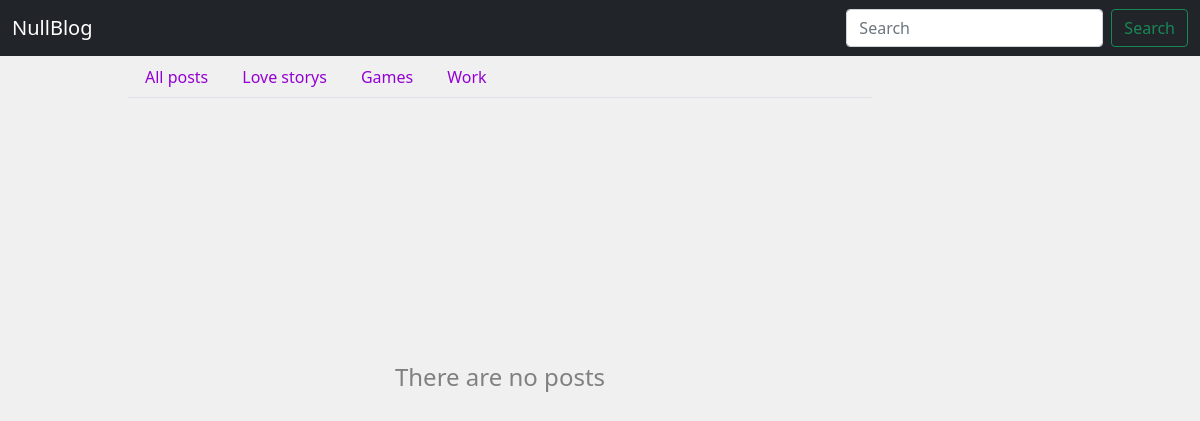
/tag/python/, run on an earlier commit of the app's database.
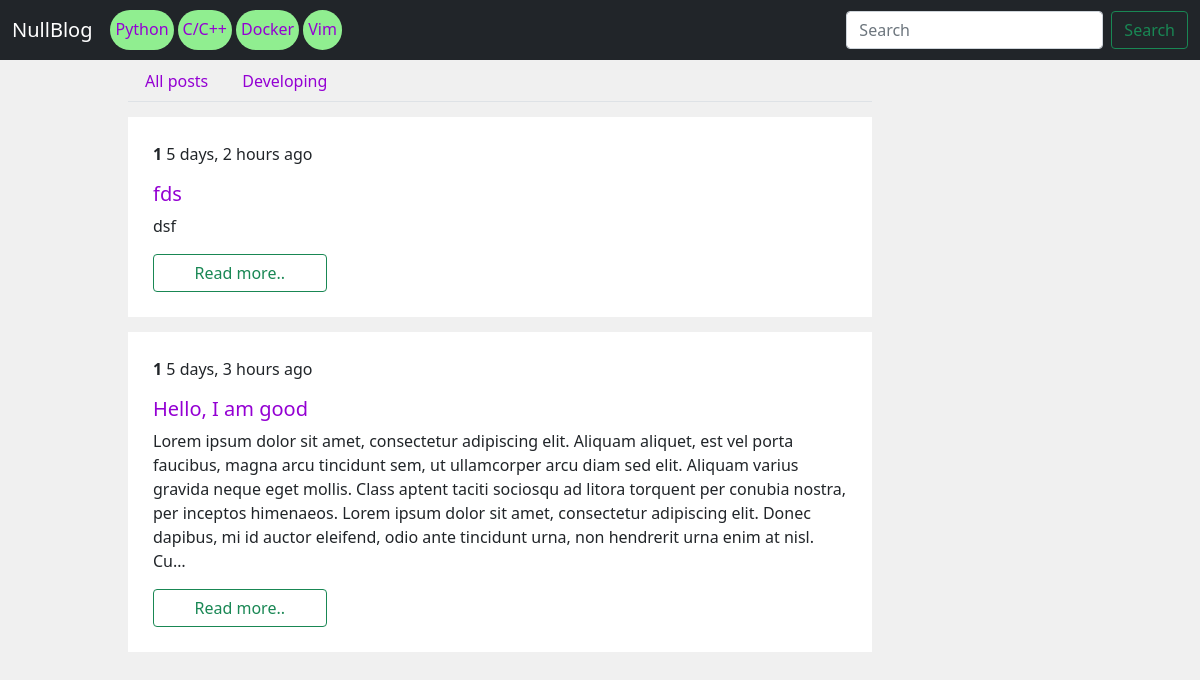
And on a later commit of the database.
### blog/models.py (models this page shows)
class Category(models.Model):
    name = models.CharField(max_length=100)
    slug = models.SlugField(max_length=100)
    def __str__(self):
        return self.name

class Tag(models.Model):
    name = models.CharField(max_length=100)
    slug = models.SlugField(max_length=100)
    def __str__(self):
        return self.name

class Post(models.Model):
    class NewManager(models.Manager):
        def get_queryset(self):
            return super().get_queryset().filter(status=Post.Status.PUBLISHED)
    class Status(models.TextChoices):
        DRAFT = 'draft'
        PUBLISHED = 'published'
    title = models.CharField(max_length=250)
    photo = models.ImageField(upload_to=user_directory_path, default='photos/default.png')
    category = models.ForeignKey(Category, on_delete=models.PROTECT, default=1)
    tags = models.ManyToManyField(Tag)
    slug = models.SlugField(max_length=250, unique_for_date='publish_date')
    publish_date = models.DateTimeField(default=timezone.now)
    author = models.ForeignKey(User, on_delete=models.CASCADE, related_name='blog_posts', default=User)
    content = models.TextField()
    status = models.CharField(max_length=10, choices=Status.choices, default=Status.DRAFT)
    objects = models.Manager()
    newmanager = NewManager()
    def get_absolute_url(self):
        return reverse('blog:post_single', args=[self.slug])
    class Meta:
        get_latest_by = ['publish_date']
        ordering = ['-publish_date']
    def __str__(self):
        return self.title

### blog/views.py (the view)
# urls.py: path('tag/<slug:tag_slug>/', views.TagListView.as_view(), name='tag'),
class TagListView(ListView):
    template_name = 'blog/tag.html'
    context_object_name = 'taglist'
    def get_queryset(self):
        return models.Post.objects.filter(tags__slug=self.kwargs['tag_slug'])
    def get_context_data(self, *, object_list=None, **kwargs):
        context = super().get_context_data(**kwargs)
        context['now'] = timezone.now()
        context['categories'] = models.Category.objects.all()
        context['posts'] = models.Post.objects.filter(tags__slug=self.kwargs['tag_slug'])
        context['tags'] = models.Tag.objects.all()
        return context

### blog/templates/blog/tag.html (shortened to what this page needs)
{% extends 'base.html' %}
{% block content %}
<div class="container">
    <div class="d-flex justify-content-center">
        <div class="col-md-8">
            <ul class="nav nav-tabs  sticky-top" style="background-color: #F0F0F0">
                <li class="nav-item">
                    <a class="nav-link" aria-current="page" href="{% url 'blog:homepage' %}">All posts</a>
                </li>
                {% for category in categories %}
                {% if taglist.current_category == category.slug %}
                <li class="nav-item">
                    <a class="nav-link active" href="{% url 'blog:category' category.slug %}">{{ category }}</a>
                </li>
                {% else %}
                <li class="nav-item">
                    <a class="nav-link" href="{% url 'blog:category' category.slug %}">{{ category }}</a>
                </li>
                {% endif %}
                {% endfor %}
            </ul>
            {% if posts %}
            {% for post in posts %}
            {% include 'inc/card.html' %}
            {% endfor %}
            {% else %}
            <div class="d-flex flex-column text-center " style="color: gray; padding: 250px; margin-top: 15px; margin-bottom: 15px;">
                <h4>There are no posts</h4>
            </div>
            {% endif %}
        </div>
        <div class="d-flex justify-content-end" style="padding: 100px;">
    </div>
</div>
</div>
{% endblock %}

### templates/inc/navbar.html (shortened to what this page needs)
<nav class="navbar navbar-expand-lg navbar-dark bg-dark">
  <div class="container-fluid">
    <a class="navbar-brand" href="{% url 'blog:homepage' %}">NullBlog</a>
    <div class="collapse navbar-collapse" id="navbarSupportedContent">
      <ul class="navbar-nav me-auto mb-2 mb-lg-0">
        {% for tag in tags %}
        <span style="text-size: 2px; height: 40px; border: 0px solid black; background-color: lightgreen; border-radius: 30px; margin: 2px; padding: 5px; padding-top: 7px;">
                        <a href="{% url 'blog:tag' tag.slug %}">{{ tag }}</a>
                    </span>
        {% endfor %}
      </ul>
      <form class="d-flex">
        <input class="form-control me-2" type="search" placeholder="Search" aria-label="Search">
        <button class="btn btn-outline-success" type="submit">Search</button>
      </form>
    </div>
  </div>
</nav>

### templates/inc/card.html
<div class="d-flex flex-column" style="background-color: white; padding: 25px; margin-top: 15px; margin-bottom: 15px;">
    <p><strong>{{ post.author }}</strong> {{ post.publish_date | timesince }} ago</p>
        <h5><a href="{{ post.get_absolute_url }}">{{ post | truncatechars:100}}</a></h5>
    <p>{{ post.content | truncatechars:450 }}</p>
    <a href="{% url 'blog:post_single' post.slug %}">
    <button type="button" class="btn btn-outline-success col-sm-3">Read more..</button>
    </a>
</div>

What changed in the data, as far as the page shows it:
removed Category: name "Love storys"
removed Category: name "Games"
removed Category: name "Work"
added Tag: name "Python"
added Tag: name "C/C++"
added Tag: name "Docker"
added Tag: name "Vim"
added Category: name "Developing"
added Post: author "1", publish_date "5 days, 2 hours", title "fds", content "dsf"
now on this page (row edited): Post: author "1", publish_date "5 days, 3 hours", title "Hello, I am good", content "Lorem ipsum dolor sit amet, consectetur adipiscing elit. Aliquam aliquet, est vel porta faucibus, magna arcu tincidunt sem, ut ullamcorper arcu diam sed elit. Aliquam varius gravida neque eget mollis. Class aptent taciti sociosqu ad litora torquent per conubia nostra, per inceptos himenaeos. Lorem ipsum dolor sit amet, consectetur adipiscing elit. Donec dapibus, mi id auctor eleifend, odio ante tincidunt urna, non hendrerit urna enim at nisl. Cu…"
Also different on the page:
text no longer shown: "There are no posts"
